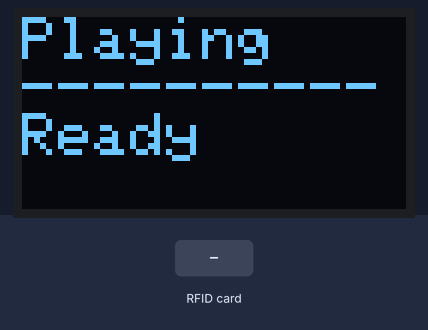
Bench run of a sketch on a simulated ESP32. Shown: 128×64 one-colour display. The test bench sets the inputs (shaded band). The audio player accepts every command and is not drawn; what the sketch prints to the serial monitor is not drawn.

Above: at 1.8 s.
1.9 s: RFID card AA BB CC DD held to the reader
At 2.4 s:
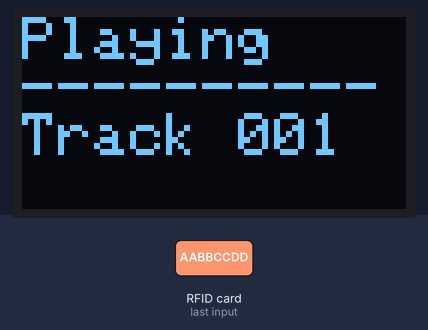
3.4 s: RFID card 5E 7A 19 C4 held to the reader
Timing chart, 0 to 6.4 s (numbered marks = the images above; inputs shaded):
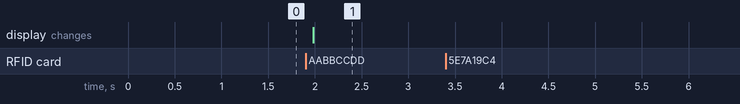

Measured:
- after the input at 1.9 s, the display: changes after 0.08 s (image 1)
- after the input at 3.4 s, every drawn part: stays the same

The sketch:

102_Jukebox_V2.ino
```cpp
// (licence header left out)
#include "SoftwareSerial.h"
#include "DFRobotDFPlayerMini.h"
#include <SPI.h>
#include <MFRC522.h>
#include <Wire.h>
#include <Adafruit_GFX.h>
#include <Adafruit_SH110X.h>

static const uint8_t PIN_MP3_TX = 0; //TX of DF Mini
static const uint8_t PIN_MP3_RX = 1;

#define SS_PIN 5
#define SCK_PIN 6
#define MOSI_PIN 7
#define MISO_PIN 8
#define RST_PIN 9

MFRC522 mfrc522(SS_PIN, RST_PIN);
EspSoftwareSerial::UART myPort;
DFRobotDFPlayerMini player;
Adafruit_SH1106G display(128, 64, &Wire, -1);

struct SongCard {
  const char *uid;
  uint16_t track;
};

struct FolderCard {
  const char *uid;
  uint8_t folder;
};

// Individual song cards
SongCard songCards[] = {
  { "AA BB CC DD", 1 },
  { "AA BB CC DD", 2 },
  { "AA BB CC DD", 3 },
};

const uint8_t SONG_COUNT = sizeof(songCards) / sizeof(songCards[0]);

// Folder cards
FolderCard folderCards[] = {
  { "AA BB CC DD", 1 },
  { "AA BB CC DD", 2 }
};

const uint8_t FOLDER_COUNT = sizeof(folderCards) / sizeof(folderCards[0]);

void showScreen(const char *line2) {
  display.clearDisplay();
  display.setTextSize(2);
  display.setTextColor(SH110X_WHITE);
  display.setCursor(0, 0);
  display.println("Playing");
  display.println("----------");
  display.println(line2);
  display.display();
}

String readUID() {
  String uid = "";
  for (byte i = 0; i < mfrc522.uid.size; i++) {
    if (i > 0) uid += " ";
    if (mfrc522.uid.uidByte[i] < 0x10) uid += "0";
    uid += String(mfrc522.uid.uidByte[i], HEX);
  }
  uid.toUpperCase();
  return uid;
}

void playFolderAll(uint8_t folder) {
  Serial.print("Folder ");
  Serial.println(folder);
  player.loopFolder(folder);
  char buf[20];
  sprintf(buf, "Folder %03d", folder);
  showScreen(buf);
}

void handleCard(String uid) {
  Serial.print("Card: ");
  Serial.println(uid);

  for (uint8_t i = 0; i < SONG_COUNT; i++) {
    if (uid == songCards[i].uid) {
      Serial.print("Song track ");
      Serial.println(songCards[i].track);
      player.play(songCards[i].track);
      char buf[20];
      sprintf(buf, "Track %03d", songCards[i].track);
      showScreen(buf);
      return;
    }
  }

  for (uint8_t i = 0; i < FOLDER_COUNT; i++) {
    if (uid == folderCards[i].uid) {
      Serial.println("Folder card detected");
      playFolderAll(folderCards[i].folder);
      return;
    }
  }

  Serial.println("Unknown card");
}

void setup() {
  Wire.begin(2, 3);
  display.begin(0x3C, true);
  showScreen("Ready");
  Serial.begin(9600);

  myPort.begin(9600, SWSERIAL_8N1, PIN_MP3_TX, PIN_MP3_RX, false);

  SPI.begin(SCK_PIN, MISO_PIN, MOSI_PIN, SS_PIN);
  mfrc522.PCD_Init();

  if (player.begin(myPort)) {
    player.volume(25);
  }
}

void loop() {
  if (!mfrc522.PICC_IsNewCardPresent()) return;
  if (!mfrc522.PICC_ReadCardSerial()) return;

  String uid = readUID();
  handleCard(uid);

  mfrc522.PICC_HaltA();
  delay(1500);
}
```
